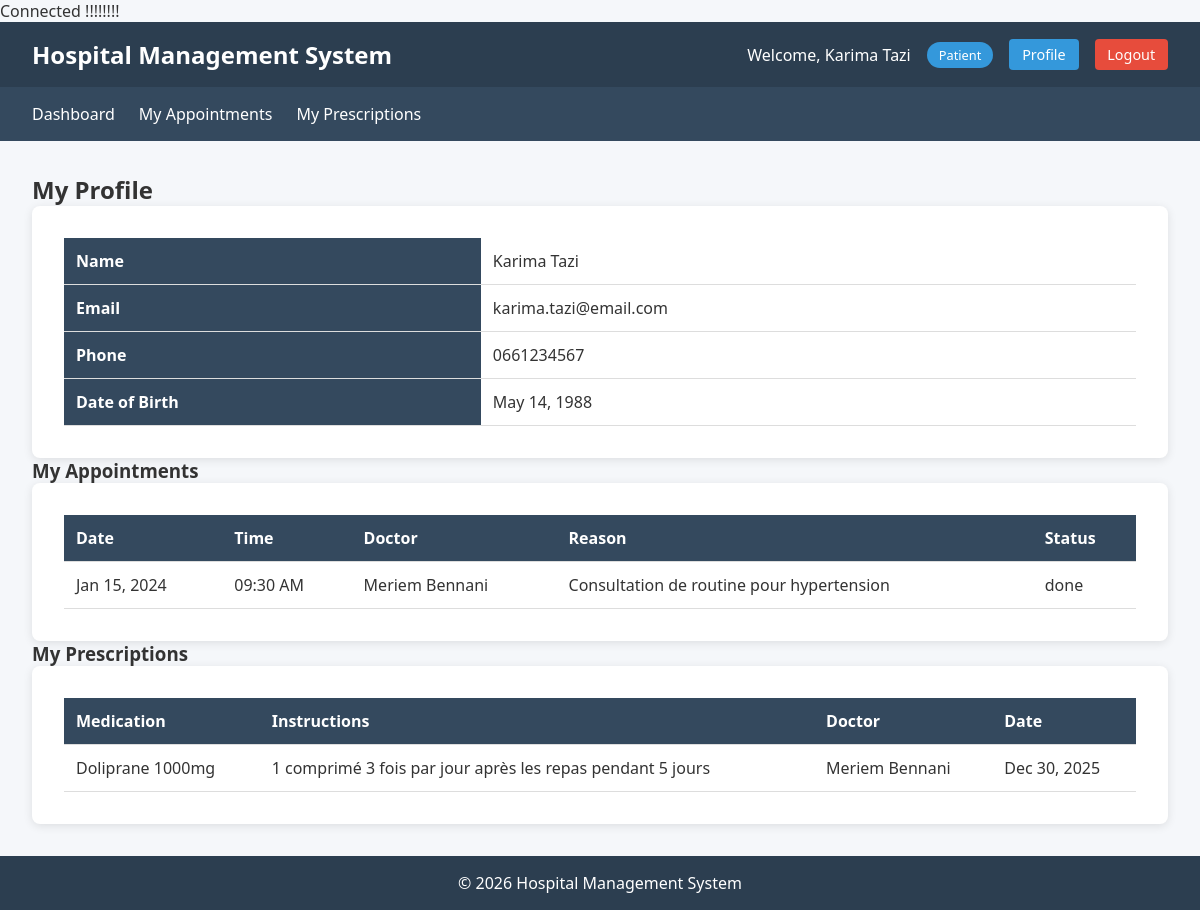
The page /patients.php (signed in) on the database its author committed.
### tables this page shows
CREATE TABLE User (
    id INT AUTO_INCREMENT PRIMARY KEY,
    email VARCHAR(255) NOT NULL UNIQUE,
    first_name VARCHAR(100),
    last_name VARCHAR(100),
    username VARCHAR(100) NOT NULL,
    password VARCHAR(255) NOT NULL,
    role ENUM('admin', 'doctor', 'patient') NOT NULL,
    created_at TIMESTAMP DEFAULT CURRENT_TIMESTAMP
);

CREATE TABLE patients (
    id INT PRIMARY KEY,
    date_of_birth DATE,
    phone VARCHAR(20),
    FOREIGN KEY (id) REFERENCES User(id) ON DELETE CASCADE
);

CREATE TABLE appointments (
    id INT AUTO_INCREMENT PRIMARY KEY,
    appointment_date DATE NOT NULL,
    appointment_time TIME NOT NULL,
    doctor_id INT NOT NULL,
    patient_id INT NOT NULL,
    reason TEXT,
    status ENUM('scheduled', 'done', 'cancelled') DEFAULT 'scheduled',
    created_at TIMESTAMP DEFAULT CURRENT_TIMESTAMP,
    FOREIGN KEY (doctor_id) REFERENCES doctors(id),
    FOREIGN KEY (patient_id) REFERENCES patients(id)
);

CREATE TABLE prescriptions (
    id INT AUTO_INCREMENT PRIMARY KEY,
    doctor_id INT NOT NULL,
    patient_id INT NOT NULL,
    medication_id INT NOT NULL,
    dosage_instructions TEXT NOT NULL,
    created_at TIMESTAMP DEFAULT CURRENT_TIMESTAMP,
    FOREIGN KEY (doctor_id) REFERENCES doctors(id),
    FOREIGN KEY (patient_id) REFERENCES patients(id),
    FOREIGN KEY (medication_id) REFERENCES medications(id)
);

CREATE TABLE medications (
    id INT AUTO_INCREMENT PRIMARY KEY,
    name VARCHAR(100) NOT NULL UNIQUE,
    description TEXT
);

### patients.php (the view, shortened to what the rows shown need)
<?php
require_once 'includes/header.php';
require_once 'classes/repositories/PatientRepository.php';
require_once 'classes/repositories/UserRepository.php';
$patientRepo = new PatientRepository();
if ($user['role'] === 'admin' || $user['role'] === 'doctor') {
    if (isset($_GET['action'])) {
        $action = $_GET['action'];
        $id = $_GET['id'] ?? null;
        if ($action === 'delete' && $id && $user['role'] === 'admin') {
            $appointmentRepo = new AppointmentRepository();
            $prescriptionRepo = new PrescriptionRepository();
            $hasAppointments = count($appointmentRepo->findByPatient($id)) > 0;
            $hasPrescriptions = count($prescriptionRepo->findByPatient($id)) > 0;
            if ($hasAppointments || $hasPrescriptions) {
                flash('error', 'Cannot delete patient with existing appointments or prescriptions. Delete those first.');
            } else {
                if ($patientRepo->delete($id)) {
                    flash('success', 'Patient deleted successfully');
                } else {
                    flash('error', 'Failed to delete patient');
                }
            }
            header('Location: patients.php');
            exit();
        }
        if (($action === 'add' && $user['role'] === 'admin') ||
            ($action === 'edit' && $id)) {
            if ($_SERVER['REQUEST_METHOD'] === 'POST') {
                $data = [
                    'email' => sanitizeInput($_POST['email']),
                    'first_name' => sanitizeInput($_POST['first_name']),
                    'last_name' => sanitizeInput($_POST['last_name']),
                    'username' => sanitizeInput($_POST['username']),
                    'password' => $_POST['password'],
                    'role' => 'patient',
                    'date_of_birth' => $_POST['date_of_birth'],
                    'phone' => sanitizeInput($_POST['phone'])
                ];
                $userRepo = new UserRepository();
                if ($action === 'add') {
                    $userId = $userRepo->add(new Patient($data));
                    if ($userId) {
                        $data['id'] = $userId;
                        $patient = new Patient($data);
                        if ($patientRepo->add($patient)) {
                            flash('success', 'Patient added successfully');
                            header('Location: patients.php');
                            exit();
                        }
                    }
                    flash('error', 'Failed to add patient');
                } else {
                    $userUpdateData = [
                        'email' => $data['email'],
                        'first_name' => $data['first_name'],
                        'last_name' => $data['last_name'],
                        'username' => $data['username'],
                        'password' => '',
                        'role' => 'patient'
                    ];
                    $userRepo->edit($id, new Patient($userUpdateData));
                    if (!empty($data['password'])) {
                        $userRepo->changePassword($id, $data['password']);
                    }
                    $patient = new Patient($data);
                    if ($patientRepo->edit($id, $patient)) {
                        flash('success', 'Patient updated successfully');
                        header('Location: patients.php');
                        exit();
                    }
                    flash('error', 'Failed to update patient');
                }
            }
            $patient = $action === 'edit' ? $patientRepo->find($id) : null;
            ?>
            <h2><?= $action === 'add' ? 'Add' : 'Edit' ?> Patient</h2>
            <div class="form-container">
                <form method="POST" action="">
                    <div class="form-group">
                        <label>First Name</label>
                        <input type="text" name="first_name" value="<?= $patient['first_name'] ?? '' ?>" required>
                    </div>
                    <div class="form-group">
                        <label>Last Name</label>
                        <input type="text" name="last_name" value="<?= $patient['last_name'] ?? '' ?>" required>
                    </div>
                    <div class="form-group">
                        <label>Email</label>
                        <input type="email" name="email" value="<?= $patient['email'] ?? '' ?>" required>
                    </div>
                    <div class="form-group">
                        <label>Username</label>
                        <input type="text" name="username" value="<?= $patient['username'] ?? '' ?>" required>
                    </div>
                    <div class="form-group">
                        <label>Password <?= $action === 'edit' ? '(leave blank to keep current)' : '' ?></label>
                        <input type="password" name="password" <?= $action === 'add' ? 'required' : '' ?>>
                    </div>
                    <div class="form-group">
                        <label>Date of Birth</label>
                        <input type="date" name="date_of_birth" value="<?= $patient['date_of_birth'] ?? '' ?>" required>
                    </div>
                    <div class="form-group">
                        <label>Phone</label>
                        <input type="tel" name="phone" value="<?= $patient['phone'] ?? '' ?>" required>
                    </div>
                    <div class="form-actions">
                        <a href="patients.php" class="btn btn-danger">Cancel</a>
                        <button type="submit" class="btn btn-success">
                            <?= $action === 'add' ? 'Add' : 'Update' ?> Patient
                        </button>
                    </div>
                </form>
            </div>
            <?php
            require_once 'includes/footer.php';
            exit();
        }
    }
    $patients = $patientRepo->findAll();
    ?>
    <h2>Manage Patients</h2>
    <?php if ($user['role'] === 'admin'): ?>
        <div class="mb-2">
            <a href="patients.php?action=add" class="btn btn-success">Add New Patient</a>
        </div>
    <?php endif; ?>
    <div class="table-container">
        <table>
            <thead>
                <tr>
                    <th>Name</th>
                    <th>Email</th>
                    <th>Phone</th>
                    <th>Date of Birth</th>
                    <?php if ($user['role'] === 'admin'): ?>
                        <th>Actions</th>
                    <?php endif; ?>
                </tr>
            </thead>
            <tbody>
                <?php foreach ($patients as $patient): ?>
                    <tr>
                        <td><?= htmlspecialchars($patient['first_name'] . ' ' . $patient['last_name']) ?></td>
                        <td><?= htmlspecialchars($patient['email']) ?></td>
                        <td><?= htmlspecialchars($patient['phone']) ?></td>
                        <td><?= formatDate($patient['date_of_birth']) ?></td>
                        <?php if ($user['role'] === 'admin'): ?>
                            <td>
                                <a href="patients.php?action=edit&id=<?= $patient['id'] ?>" class="btn btn-small btn-warning">Edit</a>
                                <a href="patients.php?action=delete&id=<?= $patient['id'] ?>" class="btn btn-small btn-danger delete-btn">Delete</a>
                            </td>
                        <?php endif; ?>
                    </tr>
                <?php endforeach; ?>
            </tbody>
        </table>
    </div>
    <?php
} elseif ($user['role'] === 'patient') {
    $patient = $patientRepo->find($user['id']);
    $appointments = $patientRepo->findAppointments($user['id']);
    $prescriptions = $patientRepo->findPrescriptions($user['id']);
    ?>
    <h2>My Profile</h2>
    <div class="table-container">
        <table>
            <tr>
                <th>Name</th>
                <td><?= htmlspecialchars($patient['first_name'] . ' ' . $patient['last_name']) ?></td>
            </tr>
            <tr>
                <th>Email</th>
                <td><?= htmlspecialchars($patient['email']) ?></td>
            </tr>
            <tr>
                <th>Phone</th>
                <td><?= htmlspecialchars($patient['phone']) ?></td>
            </tr>
            <tr>
                <th>Date of Birth</th>
                <td><?= formatDate($patient['date_of_birth']) ?></td>
            </tr>
        </table>
    </div>
    <h3>My Appointments</h3>
    <div class="table-container">
        <table>
            <thead>
                <tr>
                    <th>Date</th>
                    <th>Time</th>
                    <th>Doctor</th>
                    <th>Reason</th>
                    <th>Status</th>
                </tr>
            </thead>
            <tbody>
                <?php foreach ($appointments as $appointment): ?>
                    <tr>
                        <td><?= formatDate($appointment['appointment_date']) ?></td>
                        <td><?= formatTime($appointment['appointment_time']) ?></td>
                        <td><?= htmlspecialchars($appointment['doctor_first_name'] . ' ' . $appointment['doctor_last_name']) ?></td>
                        <td><?= htmlspecialchars($appointment['reason']) ?></td>
                        <td><?= htmlspecialchars($appointment['status']) ?></td>
                    </tr>
                <?php endforeach; ?>
            </tbody>
        </table>
    </div>
    <h3>My Prescriptions</h3>
    <div class="table-container">
        <table>
            <thead>
                <tr>
                    <th>Medication</th>
                    <th>Instructions</th>
                    <th>Doctor</th>
                    <th>Date</th>
                </tr>
            </thead>
            <tbody>
                <?php foreach ($prescriptions as $prescription): ?>
                    <tr>
                        <td><?= htmlspecialchars($prescription['medication_name']) ?></td>
                        <td><?= htmlspecialchars($prescription['dosage_instructions']) ?></td>
                        <td><?= htmlspecialchars($prescription['doctor_first_name'] . ' ' . $prescription['doctor_last_name']) ?></td>
                        <td><?= formatDate($prescription['created_at']) ?></td>
                    </tr>
                <?php endforeach; ?>
            </tbody>
        </table>
    </div>
    <?php
}
require_once 'includes/footer.php';
?>

### includes/header.php (shortened to what the rows shown need)
<?php
require_once __DIR__ . '/auth.php';
require_once __DIR__ . '/functions.php';
$user = Auth::user();
if ($user === null) {
    if (!isset($skipAuthCheck)) {
        header('Location: login.php');
        exit();
    }
    $role = 'guest';
    $userName = 'Guest';
} else {
    $role = $user['role'];
    $userName = $user['first_name'] . ' ' . $user['last_name'];
}
?>
<!DOCTYPE html>
<html lang="en">
<head>
    <link rel="stylesheet" href="assets/css/style.css">
</head>
<body>
    <div class="container">
        <header>
            <h1>Hospital Management System</h1>
            <div class="user-info">
                <span>Welcome, <?= htmlspecialchars($userName) ?></span>
                <span class="role-badge"><?= ucfirst($role) ?></span>
                <?php if ($user !== null): ?>
                    <a href="profile.php" class="btn btn-small">Profile</a>
                    <a href="logout.php" class="btn btn-small btn-danger">Logout</a>
                <?php endif; ?>
            </div>
        </header>
        <main>

### rows shown on the page
user: userName "Karima Tazi", role "Patient"
patients: id.last_name "Karima Tazi", id.email "karima.tazi@email.com", phone "0661234567", date_of_birth "May 14, 1988"
appointments: appointment_date "Jan 15, 2024", appointment_time "09:30 AM", user.first_name+last_name "Meriem Bennani", reason "Consultation de routine pour hypertension", status "done"
prescriptions: medication.name "Doliprane 1000mg", dosage_instructions "1 comprimé 3 fois par jour après les repas pendant 5 jours", user.first_name+last_name "Meriem Bennani", created_at "Dec 30, 2025"
